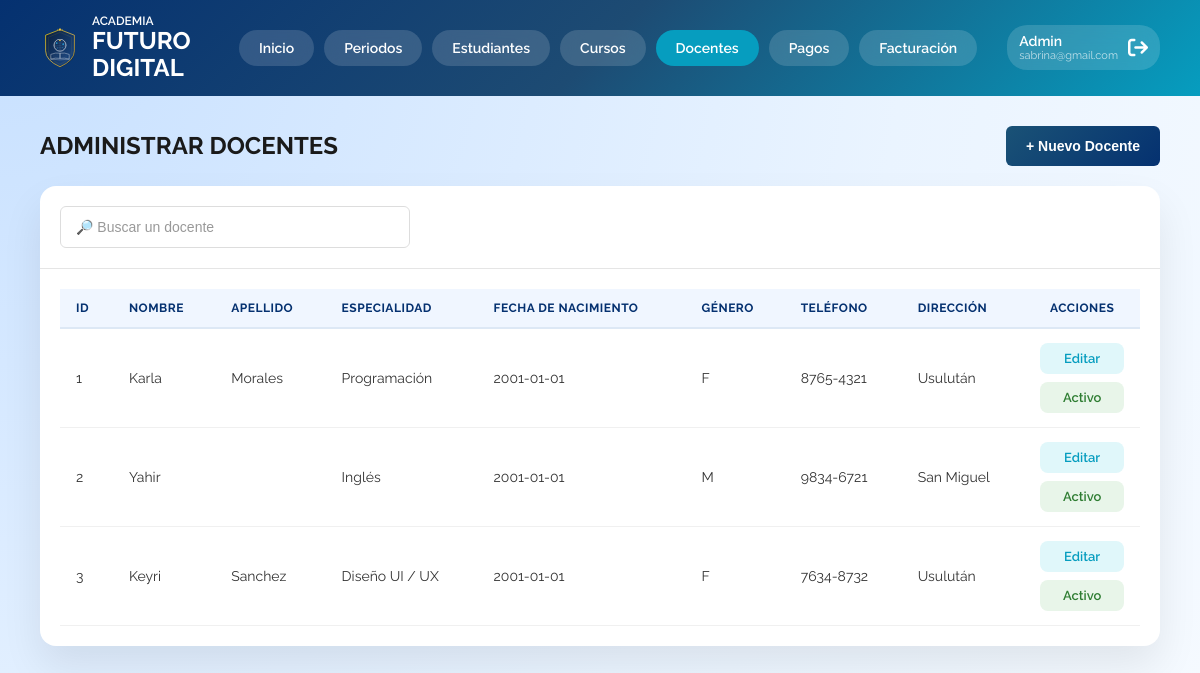
/admin-docentes.php (signed in), run on the app's committed database.
### tables this page shows
CREATE TABLE `docentes` (
  `id` int PRIMARY KEY NOT NULL AUTO_INCREMENT,
  `usuario_id` int NOT NULL,
  `especialidad` varchar(100) DEFAULT NULL,
  `fecha_nacimiento` date DEFAULT NULL,
  `genero` char(1) DEFAULT NULL,
  `salario` decimal(10,2) DEFAULT NULL,
  `telefono` varchar(20) DEFAULT NULL,
  `direccion` varchar(200) DEFAULT NULL,
  UNIQUE KEY `usuario_id` (`usuario_id`),
  CONSTRAINT `fk_docentes_1` FOREIGN KEY (`usuario_id`) REFERENCES `usuarios` (`id`)
);

CREATE TABLE `usuarios` (
  `id` int PRIMARY KEY NOT NULL AUTO_INCREMENT,
  `nombre` varchar(100) NOT NULL,
  `apellido` varchar(100) NOT NULL,
  `correo` varchar(120) NOT NULL,
  `password_hash` varchar(255) NOT NULL,
  `estado` tinyint(1) DEFAULT '1',
  `rol_id` int NOT NULL,
  UNIQUE KEY `correo` (`correo`),
  KEY `rol_id` (`rol_id`),
  CONSTRAINT `fk_usuarios_1` FOREIGN KEY (`rol_id`) REFERENCES `roles` (`id`)
);

### mostrar-tabla-docentes.php (the view)
<?php
include('includes/conexion.php');
$sql = "SELECT
    u.id AS usuario_id,
    d.id AS docente_id,
    u.nombre,
    u.apellido,
    u.correo,
    u.password_hash,
    u.estado,
    d.especialidad,
    d.fecha_nacimiento,
    d.genero,
    d.salario,
    d.telefono,
    d.direccion
    FROM docentes d
    INNER JOIN usuarios u ON d.usuario_id = u.id
    WHERE u.rol_id = 3";
$resultado = mysqli_query($conexion, $sql);
if (mysqli_num_rows($resultado) > 0 ){
?>
    <table class="data-table mobile-cards">
        <thead>
            <tr>
                <th>ID</th>
                <th>Nombre</th>
                <th>Apellido</th>
                <th>Especialidad</th>
                <th>Fecha de Nacimiento</th>
                <th>Género</th>
                <th>Teléfono</th>
                <th>Dirección</th>
                <th>Acciones</th>
            </tr>
        </thead>
        <tbody>
            <?php while($fila = mysqli_fetch_assoc($resultado)){ ?>
            <tr data-id="<?php echo $fila['usuario_id']; ?>">
                <td data-label="ID"><?php echo $fila['docente_id']; ?></td>
                <td data-label="Nombre"><?php echo htmlspecialchars($fila['nombre']); ?></td>
                <td data-label="Apellido"><?php echo htmlspecialchars($fila['apellido']); ?></td>
                <td data-label="Especialidad"><?php echo htmlspecialchars($fila['especialidad']); ?></td>
                <td data-label="Fecha Nac."><?php echo htmlspecialchars($fila['fecha_nacimiento']); ?></td>
                <td data-label="Género"><?php echo htmlspecialchars($fila['genero']); ?></td>
                <td data-label="Teléfono"><?php echo htmlspecialchars($fila['telefono']); ?></td>
                <td data-label="Dirección"><?php echo htmlspecialchars($fila['direccion']); ?></td>
                <td data-label="Acciones" class="acciones-cell">
                    <div class="acciones-texto">
                        <a
                            href="#"
                            class="link-accion abrir-modal-docente"
                            data-docente_id="<?php echo $fila['docente_id']; ?>"
                            data-usuario_id="<?php echo $fila['usuario_id']; ?>"
                            data-nombre="<?php echo htmlspecialchars($fila['nombre']); ?>"
                            data-apellido="<?php echo htmlspecialchars($fila['apellido']); ?>"
                            data-especialidad="<?php echo htmlspecialchars($fila['especialidad']); ?>"
                            data-fecha_nacimiento="<?php echo htmlspecialchars($fila['fecha_nacimiento']); ?>"
                            data-genero="<?php echo htmlspecialchars($fila['genero']); ?>"
                            data-salario="<?php echo htmlspecialchars($fila['salario']); ?>"
                            data-telefono="<?php echo htmlspecialchars($fila['telefono']); ?>"
                            data-direccion="<?php echo htmlspecialchars($fila['direccion']); ?>"
                            data-correo="<?php echo htmlspecialchars($fila['correo']); ?>"
                            data-password_hash="<?php echo htmlspecialchars($fila['password_hash']); ?>"
                            data-estado="<?php echo htmlspecialchars($fila['estado']); ?>"
                            onclick="return false;"
                        >
                            Editar
                        </a>
                        <a
                            href="#"
                             class="link-accion btn-toggle-estado <?php echo ($fila['estado'] == 'Activo' || $fila['estado'] == 1) ? 'estado-activo' : 'estado-inactivo'; ?>"
                             data-usuario_id="<?php echo $fila['usuario_id']; ?>"
                        >
                            <?php echo ($fila['estado'] == 'Activo' || $fila['estado'] == 1) ? 'Activo' : 'Inactivo'; ?>
                        </a>
                    </div>
                </td>
            </tr>
            <?php } ?>
        </tbody>
    </table>
<?php
} else {
    echo '<div class="mensaje-vacio">No hay docentes registrados.</div>';
}
?>

### admin-docentes.php (shortened to what this page needs)
<!DOCTYPE html>
<html lang="es">
<head>
    <link rel="stylesheet" href="https://cdnjs.cloudflare.com/ajax/libs/font-awesome/6.4.0/css/all.min.css">
    <link rel="stylesheet" href="css/stylesAdmin.css">
</head>
<body class="raleway-all">
    <header class="header">
        <div class="logo">
            <img src ="img/logo.svg" alt="Logo Academia Futuro Digital" class="logo">
            <div class="logo-text">
                <span class="logo-small">ACADEMIA</span>
                <span class="logo-big">FUTURO DIGITAL</span>
            </div>
        </div>
        <nav class="nav">
            <a href="./admin-inicio.php" class="btn-nav">Inicio</a>
            <a href="./admin-periodos.php" class="btn-nav">Periodos</a>
            <a href="./admin-estudiantes.php" class="btn-nav">Estudiantes</a>
            <a href="./admin-cursos.php" class="btn-nav">Cursos</a>
            <a href="./admin-docentes.php" class="btn-nav active">Docentes</a>
            <a href="./admin-pagos.php" class="btn-nav">Pagos</a>
            <a href="./admin-facturacion.php" class="btn-nav">Facturación</a>
            <a href="includes/logout.php" style="text-decoration:none;">
                <div class="user-profile">
                    <div class="user-info">
                        <span class="user-role">Admin</span>
                        <span class="user-email"><?php echo $_SESSION["usuario"]; ?></span>
                    </div>
                    <i class="fas fa-arrow-right-from-bracket logout-icon"></i>
                </div>
            </a>
        </nav>
    </header>
    <main class="main">
        <div class="page-header">
            <h1 class="titulo">ADMINISTRAR DOCENTES</h1>
            <button class="btn-nuevo">+ Nuevo Docente</button>
        </div>
        <div class="card">
            <div class="toolbar">
                <input type="text" id="buscador-docente" placeholder="🔎 Buscar un docente" class="input-buscar">
            </div>
            <div class="tabla-placeholder">
                <?php include('mostrar-tabla-docentes.php'); ?>
            </div>
        </div>
    </main>
</body>
</html>

### data on the page
docentes: id "1", usuario.nombre "Karla", usuario.apellido "Morales", especialidad "Programación", fecha_nacimiento "2001-01-01", genero "F", telefono "8765-4321", direccion "Usulután"
docentes: id "2", usuario.nombre "Yahir", especialidad "Inglés", fecha_nacimiento "2001-01-01", genero "M", telefono "9834-6721", direccion "San Miguel"
docentes: id "3", usuario.nombre "Keyri", usuario.apellido "Sanchez", especialidad "Diseño UI / UX", fecha_nacimiento "2001-01-01", genero "F", telefono "7634-8732", direccion "Usulután"

### other printed values
$_SESSION["usuario"] "sabrina@gmail.com"
